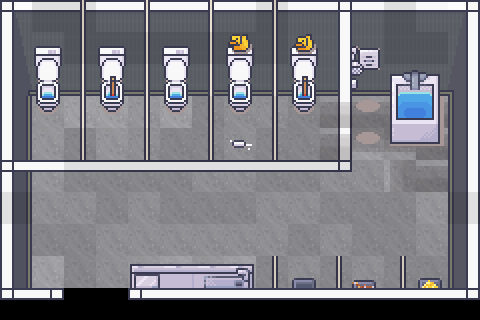

This is a level from a 2D game, rendered from its Tiled map with the project's own tilesets. A one-line summary and the complete map file follow:
An orthogonal 15x10 tile map with 32x32 px tiles, 2 tile layers (Tile Layer 1, Tile Layer 2), 2 tilesets and 27 objects.

<map version="1.10" tiledversion="1.10.2" orientation="orthogonal" renderorder="right-down" width="15" height="10" tilewidth="32" tileheight="32" infinite="0" nextlayerid="5" nextobjectid="30">
 <tileset firstgid="1" source="../../TSX FILES/(LAYER1) GLE_CR.tsx" />
 <tileset firstgid="151" source="LAYERS/(LAYER2) GLE_CR.tsx" />
 <layer id="1" name="Tile Layer 1" width="15" height="10">
  <data encoding="csv">
1,2,3,4,5,6,7,8,9,10,11,12,13,14,15,
16,17,18,19,20,21,22,23,24,25,26,27,28,29,30,
31,32,33,34,35,36,37,38,39,40,41,42,43,44,45,
46,47,48,49,50,51,52,53,54,55,56,57,58,59,60,
61,62,63,64,65,66,67,68,69,70,71,72,73,74,75,
76,77,78,79,80,81,82,83,84,85,86,87,88,89,90,
91,92,93,94,95,96,97,98,99,100,101,102,103,104,105,
106,107,108,109,110,111,112,113,114,115,116,117,118,119,120,
121,122,123,124,125,126,127,128,129,130,131,132,133,134,135,
136,137,138,139,140,141,142,143,144,145,146,147,148,149,150
</data>
 </layer>
 <objectgroup id="4" name="COLLISION LAYER">
  <object id="1" x="0.5" y="289">
   <polygon points="0,0 -0.5,31 63.5,31 63.5,-1 -0.5,-1" />
  </object>
  <object id="2" x="128" y="288">
   <polygon points="0,0 0,32 352,32 352,0 0,0" />
  </object>
  <object id="3" x="32" y="0">
   <polygon points="0,0 0,288 -32,288 -32,0" />
  </object>
  <object id="4" x="32" y="0">
   <polygon points="0,0 0,96 448,96 448,0" />
  </object>
  <object id="5" x="448" y="96">
   <polygon points="0,0 0,192 32,192 32,0" />
  </object>
  <object id="6" x="79.875" y="96">
   <polygon points="0,0 0,64.125 6.125,64.25 6.375,-0.125" />
  </object>
  <object id="8" x="70.75" y="160">
   <polygon points="0,0 -0.75,12.125 21.875,11.875 22.625,-0.125" />
  </object>
  <object id="9" x="133.75" y="160.125">
   <polygon points="0,0 -0.25,11.75 23.375,11.75 23.375,-0.125" />
  </object>
  <object id="10" x="199.375" y="159.875">
   <polygon points="0,0 -0.25,11.875 19.625,12 20.125,0.375" />
  </object>
  <object id="11" x="265.25" y="160.125">
   <polygon points="0,0 -0.375,11.5 18.5,11.625 18.875,0" />
  </object>
  <object id="12" x="329.25" y="160">
   <polygon points="0,0 0,12 22.25,12 22.75,-64 8.5,-64 8.875,-0.25" />
  </object>
  <object id="13" x="272" y="96">
   <polygon points="0,0 -0.25,64 6,64.125 6.25,-0.375" />
  </object>
  <object id="14" x="207.875" y="95.625">
   <polygon points="0,0 -0.125,64.625 6.125,64.625 6.125,-0.5" />
  </object>
  <object id="15" x="143.625" y="95.125">
   <polygon points="0,0 0.25,66.75 6.375,66.875 6.25,-2.125" />
  </object>
  <object id="16" x="36" y="94.875">
   <polygon points="0,0 0,8.875 7.875,16.75 16.125,16.75 23.625,8.375 25.25,-1.75" />
  </object>
  <object id="17" x="99.5" y="93.375">
   <polygon points="0,0 0.625,10.875 8.125,18 16.5,18.5 24.25,10.375 25,-1.5" />
  </object>
  <object id="18" x="164.125" y="90.875">
   <polygon points="0,0 -0.375,12.375 8,21.25 15.875,21.375 23.5,12.875 25.125,-1.25" />
  </object>
  <object id="19" x="227.75" y="90.375">
   <polygon points="0,0 -0.375,13.375 7.75,22.125 16.875,21.875 24.375,12.875 26,-1.625" />
  </object>
  <object id="20" x="291.75" y="89.5">
   <polygon points="0,0 -0.25,14.375 7.375,22.25 16.75,22.375 24.375,14 24.875,0.125" />
  </object>
  <object id="21" x="387" y="91.75">
   <polygon points="0,0 2.75,53.25 53,52.25 53.75,-0.75" />
  </object>
  <object id="22" x="130.333" y="287.333">
   <polygon points="0,0 -0.333333,-23.4583 123.542,-23.4583 123.542,1.16667" />
  </object>
  <object id="23" x="291.75" y="287.75">
   <polygon points="0,0 0,-9.75 23.75,-9.75 24.25,1.125" />
  </object>
  <object id="24" x="351.75" y="289.625">
   <polygon points="0,0 0.125,-10 24.5,-9.875 24.75,1.125" />
  </object>
  <object id="25" x="418.125" y="290">
   <polygon points="0,0 0,-12.375 24.125,-12.5 23.875,0" />
  </object>
  <object id="26" x="272" y="255.875">
   <polygon points="0,0 -0.375,33.625 6.25,33.625 6.375,0" />
  </object>
  <object id="27" x="335.75" y="255.375">
   <polygon points="0,0 0.375,35 6,35.125 6.125,-0.125" />
  </object>
  <object id="28" x="399.5" y="255.375">
   <polygon points="0,0 0.75,36.75 6.125,36.375 6.5,-0.5" />
  </object>
 </objectgroup>
 <layer id="2" name="Tile Layer 2" width="15" height="10">
  <data encoding="csv">
151,152,153,154,155,156,157,158,159,160,161,162,163,164,165,
166,167,168,169,170,171,172,173,174,175,176,177,178,179,180,
181,182,183,184,185,186,187,188,189,190,191,192,193,194,195,
196,197,198,199,200,201,202,203,204,205,206,207,208,209,210,
211,212,213,214,215,216,217,218,219,220,221,222,223,224,225,
226,227,228,229,230,231,232,233,234,235,236,237,238,239,240,
241,242,243,244,245,246,247,248,249,250,251,252,253,254,255,
256,257,258,259,260,261,262,263,264,265,266,267,268,269,270,
271,272,273,274,275,276,277,278,279,280,281,282,283,284,285,
286,287,288,289,290,291,292,293,294,295,296,297,298,299,300
</data>
 </layer>
</map>
